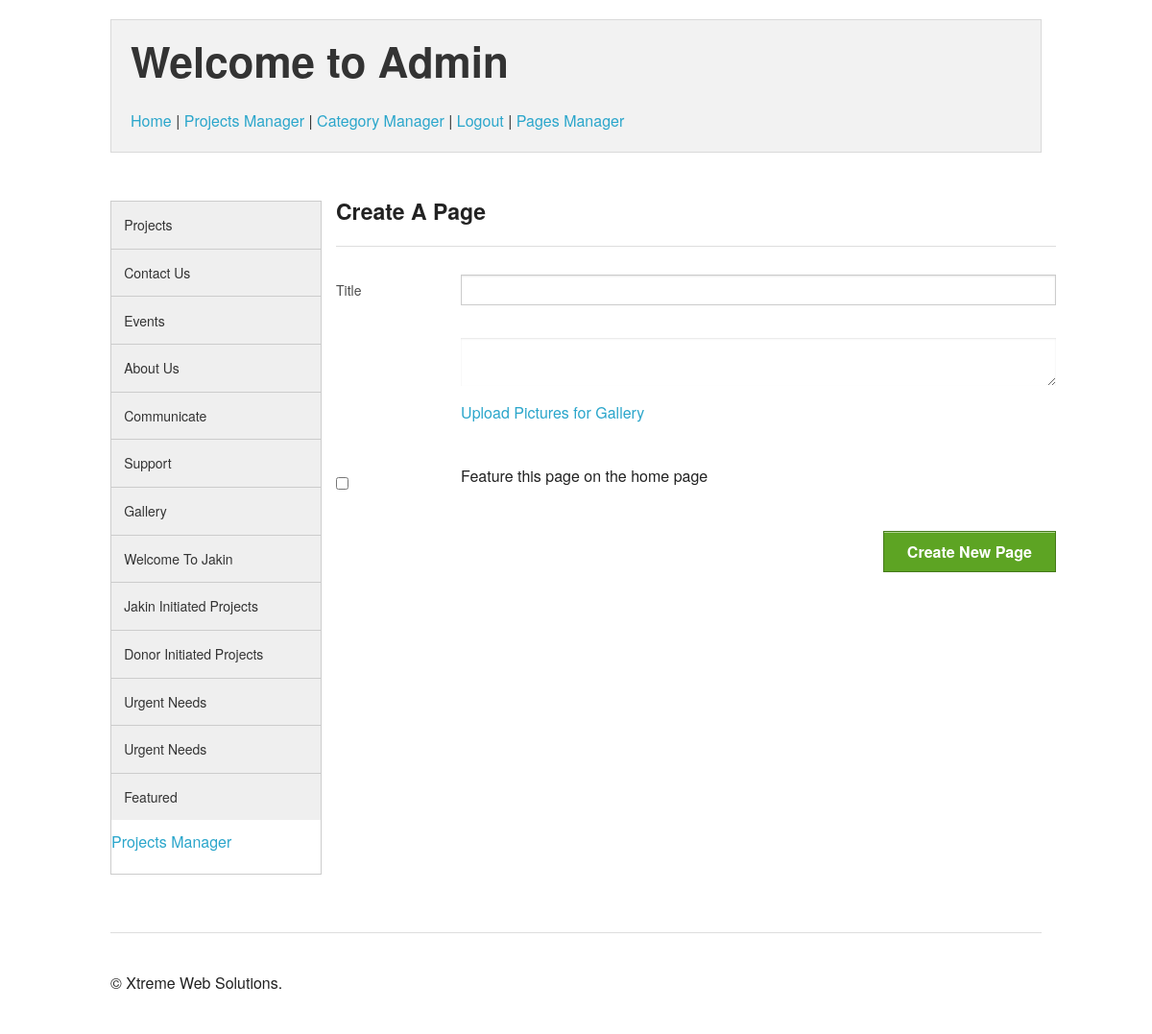
/admin2/newgallery.php?pageid=1&type=edit&subcat=Projects, run on the app's committed database.
### tables this page shows
CREATE TABLE `category` (
  `cat_id` int(11) NOT NULL AUTO_INCREMENT,
  `category` varchar(100) NOT NULL,
  PRIMARY KEY (`cat_id`)
);

### admin2/lefty.php (the view, shortened to what this page needs)
 <?
 $k = mysql_query("SELECT * FROM category");
 ?>
 <div class="large-3 columns">
      <div class="section-container accordion" data-section="accordion">
<?
while($l = mysql_fetch_object($k)) {
?>
 <section>
    <p class="title" data-section-title><a href="#"><?=$l->category?></a></p>
 </section>
 <? } ?>
 <p><a href="projects.php"> Projects Manager</a></p>
</div>
  </div>

### data on the page
category: category "Projects"
category: category "Contact Us"
category: category "Events"
category: category "About Us"
category: category "Communicate"
category: category "Support"
category: category "Gallery"
category: category "Welcome To Jakin"
category: category "Jakin Initiated Projects"
category: category "Donor Initiated Projects"
category: category "Urgent Needs"
category: category "Urgent Needs"
category: category "Featured"
